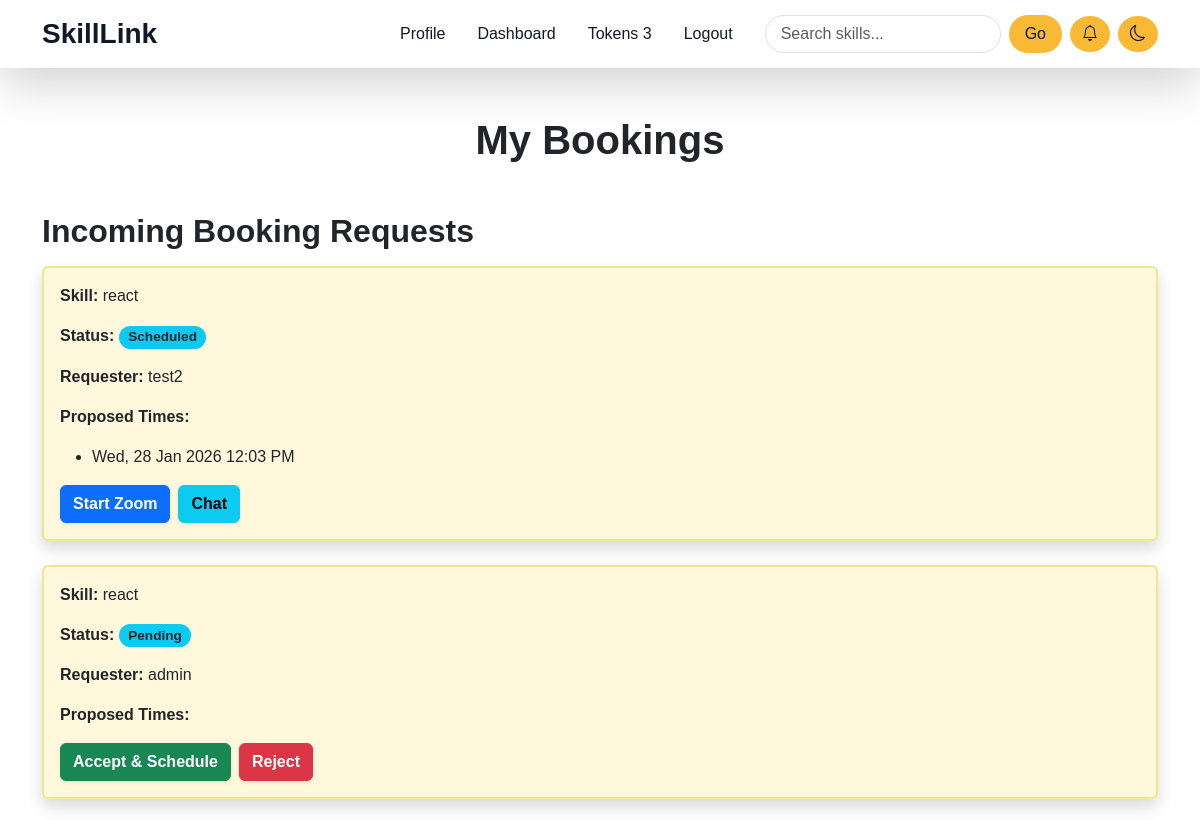
Page /meetings/ (signed in, upper part) on the earlier database version.
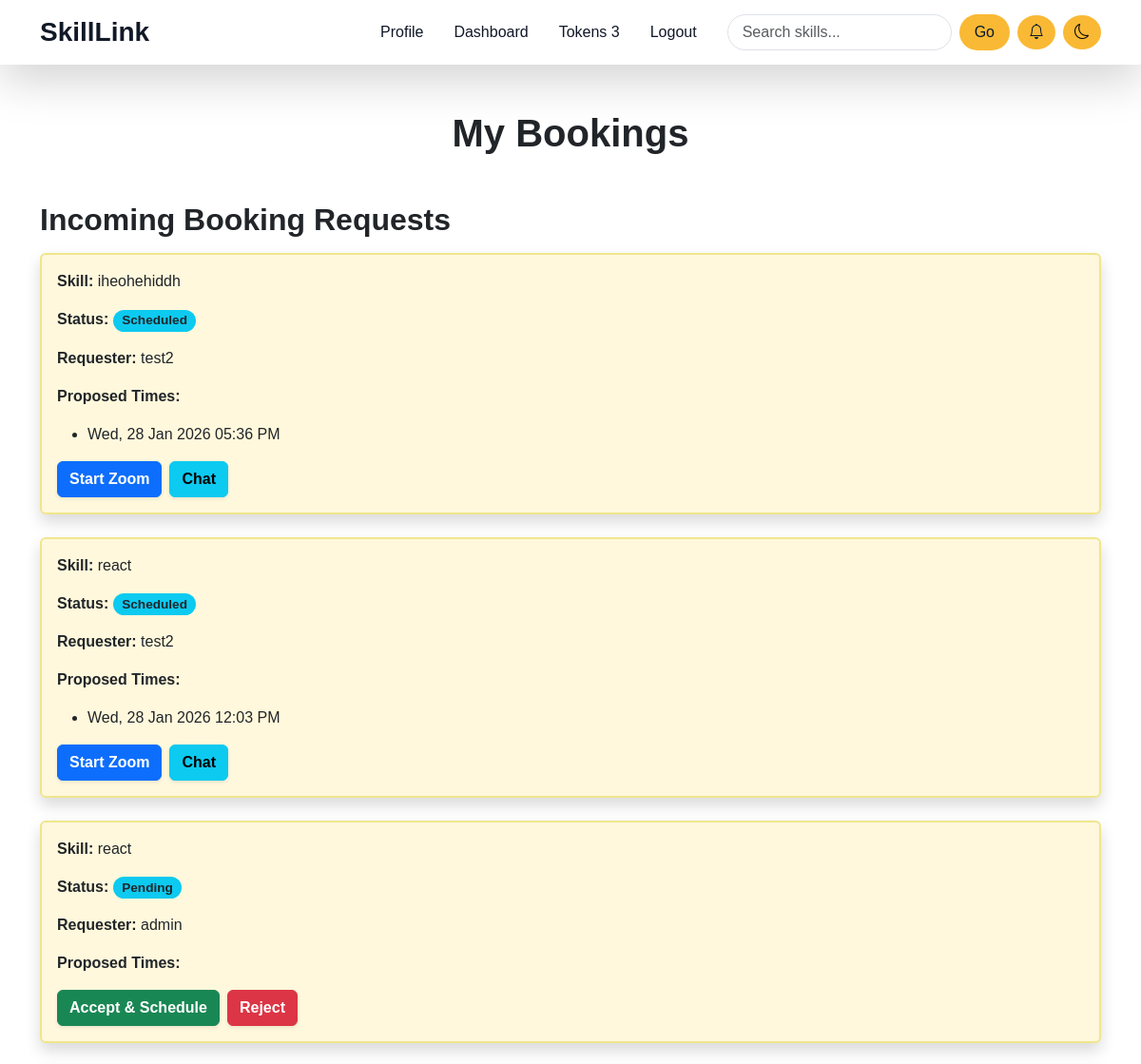
Same page on the later database version.
### mettings/models.py (models this page shows, shortened)
class Booking(models.Model):
    requester = models.ForeignKey(Profile, related_name='bookings_made', on_delete=models.CASCADE)
    provider = models.ForeignKey(Profile, related_name='bookings_received', on_delete=models.CASCADE)
    skill = models.ForeignKey(Skill, on_delete=models.CASCADE)
    status = models.CharField(max_length=10, choices=[
        ('pending','Pending'),
        ('accepted','Accepted'),
        ('rejected','Rejected'),
        ('scheduled','Scheduled'),
        ('cancelled','Cancelled'),
        ('completed','Completed')],
        default='pending'
    )
    tokens_spent = models.PositiveIntegerField(default=0)
    tokens_deducted = models.BooleanField(default=False)
    tokens_scheduled_given = models.BooleanField(default=False)
    tokens_completed_given = models.BooleanField(default=False)
    proposed_time = models.DateTimeField(null=True, blank=True)
    meeting_link = models.URLField(null=True, blank=True)
    host_link = models.URLField(null=True, blank=True)
    requested_at = models.DateTimeField(auto_now_add=True)
    updated_at = models.DateTimeField(auto_now=True)
    meeting_started = models.BooleanField(default=False)
    meeting_started_at = models.DateTimeField(null=True, blank=True)

class BookingHistory(models.Model):
    booking = models.ForeignKey(Booking, related_name="history", on_delete=models.CASCADE)
    proposer = models.ForeignKey(Profile, on_delete=models.CASCADE)
    proposed_time = models.DateTimeField()
    created_at = models.DateTimeField(auto_now_add=True)

### skills/models.py (models this page shows, shortened)
class Skill(models.Model):
    name = models.CharField(max_length=100)
    category = models.CharField(max_length=50, blank=True, null=True)
    skill_icon =CloudinaryField(
    'image',
    folder='skills',
    blank=True,
    null=True,
    default="https://res.cloudinary.com/dctwxqpeo/image/upload/v1762118822/Skills-To-Learn_v7lkgs.png"
)

### accounts/models.py (models this page shows, shortened)
class Profile(models.Model):
    user = models.OneToOneField(User, on_delete=models.CASCADE)
    bio = models.CharField(max_length=100 ,blank=True, null=True)
    profile_pic = CloudinaryField(
    'image',
    folder='profile_skills',
    blank=True,
    null=True,
    default="https://res.cloudinary.com/dctwxqpeo/image/upload/v1757868228/default_ehmhxs.png"
)
    location = models.CharField(max_length=100, blank=True, null=True)
    languages_spoken = models.CharField(max_length=200, blank=True, null=True)
    tokens_balance = models.PositiveIntegerField(default=0)
    rating = models.FloatField(default=0.0)
    joined_on = models.DateTimeField(default=timezone.now)
    @property
    def token_balance(self):
        totals = Transaction.objects.filter(user=self).values("transaction_type").annotate(total=models.Sum("amount"))
        earned = next((t["total"] for t in totals if t["transaction_type"] == "earned"), 0)
        spent = next((t["total"] for t in totals if t["transaction_type"] == "spent"), 0)
        purchased = next((t["total"] for t in totals if t["transaction_type"] == "purchased"), 0)
        return (purchased + earned) - spent

### mettings/views.py (the view)
# urls.py: path('', booking_list, name='booking_list'),
@login_required
def booking_list(request):
    profile = request.user.profile
    bookings_received = Booking.objects.filter(provider=profile).order_by('-requested_at')
    bookings_made = Booking.objects.filter(requester=profile).order_by('-requested_at')
    return render(request, "booking_list.html", {
        "bookings_received": bookings_received,
        "bookings_made": bookings_made
    })

### mettings/templates/booking_list.html (shortened to what this page needs)
{% extends 'base.html' %}
{% block content %}
<div class="container mt-5 max-w-4xl">
  <h1 class="text-center mb-5 fw-bold text-dark animate__animated animate__fadeInDown">My Bookings</h1>
  <h2 class="text-dark fw-semibold mb-3 animate__animated animate__fadeInLeft">Incoming Booking Requests</h2>
  {% for booking in bookings_received %}
  <div class="card shadow mb-4 animate__animated animate__fadeInUp" id="booking-card-{{ booking.id }}"
    style="border:2px solid #F0E68C; background-color:#FFF8DC; transition: transform 0.3s ease;">
    <div class="card-body">
      <p><strong>Skill:</strong> {{ booking.skill.name }}</p>
      <p><strong>Status:</strong> <span class="badge bg-info text-dark">{{ booking.status|capfirst }}</span></p>
      <p><strong>Requester:</strong> {{ booking.requester.user.get_full_name|default:booking.requester.user.username }}
      </p>
      <p><strong>Proposed Times:</strong></p>
      <ul>
        {% for h in booking.history.all %}
        <li>{{ h.proposed_time|date:"D, d M Y h:i A" }}</li>
        {% endfor %}
      </ul>
      <div class="d-flex flex-wrap gap-2 mt-2">
        {% if booking.status == 'pending' %}
        <a href="{% url 'schedule_meeting' booking.id %}" class="btn btn-success fw-bold shadow-sm">Accept &
          Schedule</a>
        <a href="{% url 'booking_update_status' booking.id 'reject' %}"
          class="btn btn-danger fw-bold shadow-sm">Reject</a>
        {% elif booking.status == 'scheduled' %}
        {% if booking.provider.user == user %}
        <a href="{% url 'start_meeting' booking.id %}" target="_blank" class="btn btn-primary fw-bold shadow-sm">Start
          Zoom</a>
        <a href="{% url 'booking_details' booking.id %}" class="btn btn-info fw-bold shadow-sm">Chat</a>
        {% elif booking.requester.user == user %}
        {% if booking.meeting_started %}
        <a href="{{ booking.meeting_link }}" target="_blank" class="btn btn-success fw-bold shadow-sm">Join Zoom</a>
        {% else %}
        <p class="text-dark fw-semibold">Waiting for host to start the meeting...</p>
        {% endif %}
        {% endif %}
        {% endif %}
      </div>
    </div>
  </div>
  {% empty %}
  <p class="text-dark mb-4">No incoming bookings.</p>
  {% endfor %}
</div>
<link rel="stylesheet" href="https://cdnjs.cloudflare.com/ajax/libs/animate.css/4.1.1/animate.min.css" />
{% endblock %}

Differences in the rows shown:
added Booking: skill.name "iheohehiddh", status "Scheduled", requester.user.get_full_name "test2", shows "Start Zoom"
added BookingHistory: proposed_time "Wed, 28 Jan 2026 05:36 PM", shown under "iheohehiddh"
